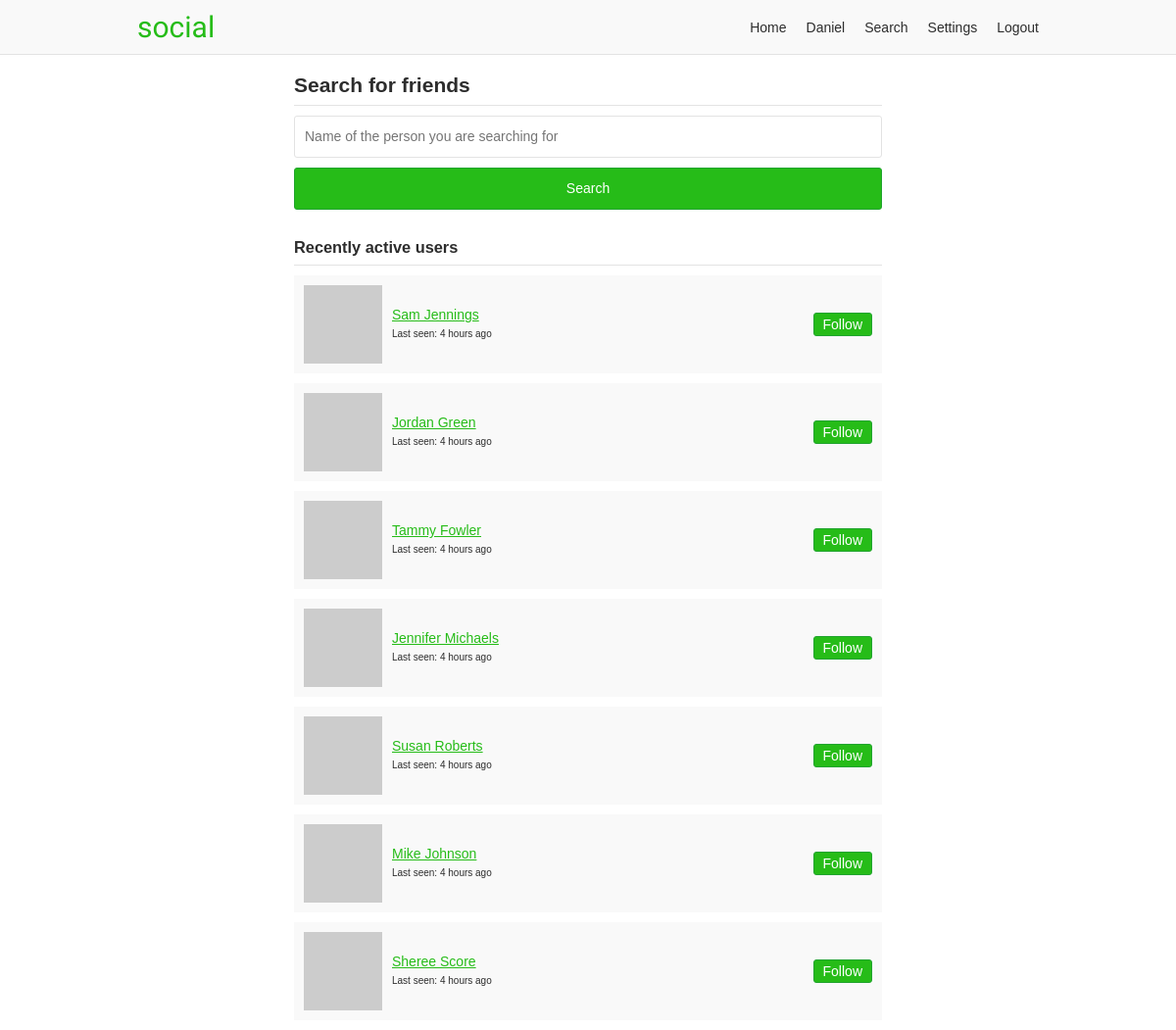
Page /search (signed in) on the committed database.
### app/users/models/user.py (models this page shows, shortened)
class User(UserMixin, db.Model, BaseModel):
    username = db.Column(db.String(35), nullable=False, unique=True)
    email = db.Column(db.String(255), nullable=False, unique=True)
    password = db.Column(db.String(128), nullable=False)
    first_name = db.Column(db.String(35), nullable=False)
    last_name = db.Column(db.String(35), nullable=False)
    about_me = db.Column(db.Text)
    last_seen = db.Column(db.DateTime, default=datetime.utcnow)
    posts_per_page = db.Column(db.Integer, default=10, nullable=False)
    full_name = column_property(first_name + " " + last_name)
    followed = db.relationship(
        'User',
        secondary=followers,
        primaryjoin='followers.c.follower_id == User.id',
        secondaryjoin='followers.c.followed_id == User.id',
        backref=db.backref('followers', lazy='dynamic'),
        lazy='dynamic')
    post_author = db.relationship(
        'Post',
        foreign_keys='Post.author_id',
        backref='author', lazy='dynamic')
    post_recipient = db.relationship(
        'Post',
        foreign_keys='Post.recipient_id',
        backref='recipient', lazy='dynamic')
    def is_following(self, user):
        return self.followed.filter(
            followers.c.followed_id == user.id).count() > 0
    def avatar(self, size):
        digest = md5(self.email.lower().encode('utf-8')).hexdigest()
        return 'https://www.gravatar.com/avatar/{}?d=monsterid&s={}'.format(
            digest, size)

### app/users/views.py (the view)
@users.route('/search', methods=['GET', 'POST'])
@login_required
def search():
    form = SearchForm()
    recent_users = User.query.filter(
        User.active == True, # noqa
        User.id != current_user.id).order_by(
            User.last_seen.desc()).limit(10)
    searchable = '%{}%'.format(request.args.get('search'))
    page = request.args.get('page', 1, type=int)
    search_result = User.query.filter(or_(
        User.first_name.like(searchable),
        User.last_name.like(searchable),
        User.username.like(searchable),
        User.email.like(searchable)
    ))
    search_result_count = search_result.count()
    search_result = search_result.paginate(
        page, current_user.posts_per_page, False)
    return render_template(
        'users/search.html', form=form, search_result=search_result,
        recent_users=recent_users, search_result_count=search_result_count)

### app/users/forms.py
class SearchForm(FlaskForm):
    search = StringField('Search', validators=[DataRequired()])
    submit = SubmitField('Search')

### app/models.py (called while the page is built)
    def commit(self):
        try:
            db.session.add(self)
            db.session.commit()
            return self
        except Exception as E:
            db.session.rollback()
            raise E

### app/users/models/user.py (called while the page is built)
@login.user_loader
def load_user(id):
    return User.query.get(int(id))

### app/users/views.py (called while the page is built)
@users.before_request
def before_request():
    if current_user.is_authenticated:
        if not current_user.active:
            return redirect(url_for('static_views.logout'))
        current_user.last_seen = datetime.utcnow()
        current_user.commit()

### app/templates/users/search.html (shortened to what this page needs)
{% extends "/base.html" %}
{% from "/_macros.html" import render_search_pagination %}
{% block content %}
<div class="search-container">
  <h2 class="page-sub-title">Search for friends</h2>
  <form class="search-form" method="get" novalidate>
    {% if request.args.get('search') %}
    {{ form.search(value=request.args.get('search')) }}
    {% else %}
    {{ form.search(placeholder="Name of the person you are searching for") }}
    {% endif %}
    {{ form.submit }}
  </form>
  {% if request.args.get('search') %}
    <h3 class="page-sub-title">
      Displaying {{ search_result_count }} results for: {{ request.args.get('search') }}
    </h3>
    {% if search_result.items %}
    <ul class="list-users">
      {% for list_user in search_result.items %}
      {% include "/users/_list-user.html" %}
      {% endfor %}
    </ul>
    {% else %}
    <p class="card">Sorry, no results were found.</p>
    {% endif %}
  {% else %}
    <h3 class="page-sub-title">Recently active users</h3>
    {% if recent_users %}
    <ul class="list-users">
      {% for list_user in recent_users %}
      {% include "/users/_list-user.html" %}
      {% endfor %}
    </ul>
    {% else %}
    <p class="card">Sorry, nothing to display.</p>
    {% endif %}
  {% endif %}
</div>
{% endblock %}

### app/templates/base.html (shortened to what this page needs)
<!doctype html>
<html lang="en">
<head>
  <link rel="stylesheet" href="{{ url_for('static', filename='css/layout.css') }}">
</head>
<body>
<div class="header-container">
  <header class="site-header responsive-container">
    <h1 class="branding"><a href="{{ url_for('static_views.index') }}">{{ APP_NAME }}</a></h1>
    {% if current_user.is_authenticated %}
    <ul class="primary-nav">
      <li><a href="{{ url_for('users.home') }}">Home</a></li>
      <li><a href="{{ url_for('users.profile', username=current_user.username) }}">{{ current_user.first_name }}</a></li>
      <li><a href="{{ url_for('users.search') }}">Search</a></li>
      <li><a href="{{ url_for('users.settings_account') }}">Settings</a></li>
      <li><a href="{{ url_for('static_views.logout') }}">Logout</a></li>
    </ul>
    {% endif %}
  </header>
</div>
<div class="responsive-container">
{% block content %}
{% endblock %}
</div>
</body>
</html>

### app/templates/users/_list-user.html
<li>
  <img src="{{ list_user.avatar(40) }}">
  <div class="list-user-info">
    <a href="{{ url_for('users.profile', username=list_user.username) }}">
      {{ list_user.full_name }}
    </a>
    <p class="last-seen">
      Last seen: {{ moment(list_user.last_seen).fromNow() }}
    </p>
  </div>
  {% if current_user != list_user %}
    {% if current_user.is_following(list_user) %}
    <a class="button" href="{{ url_for('users.user_action', username=list_user.username, action='unfollow') }}">
      Unfollow
    </a>
    {% else %}
    <a class="button" href="{{ url_for('users.user_action', username=list_user.username, action='follow') }}">
      Follow
    </a>
    {% endif %}
  {% endif %}
</li>

### app/static/css/layout.css (style rules this page uses)
:root { --green: #26bc18; --dark-green: #21a42f; --light-gray: #f9f9f9; --dark-gray: #e3e3e3; --light-green: #e9ffe0; --green-border: #c9ffb2; --green-text: #335922; --text-color: #2d2d2d; --white: #fff; --red: #cc0000; }
*, *::before, *::after { box-sizing: border-box; }
html { font-family: sans-serif; font-size: 62.5%; }
article, aside, figcaption, figure, footer, header, hgroup, main, nav, section { display: block; }
body { margin: 0; color: var(--text-color); font-size: 1.4rem; line-height: 1; }
h1, h2, h3, h4, h5, h6 { margin: 0 0 10px 0; }
p, ol, ul, dl { margin: 0 0 10px 0; padding: 0; }
p { line-height: 1.5; }
img { display: block; }
ol, ul { list-style: none; }
a, a:link { color: var(--green); ext-decoration: none; }
.page-sub-title { padding-bottom: 10px; border-bottom: 1px solid var(--dark-gray); }
.button, .button:link { display: block; padding: 4px 9px; text-align: center; background-color: var(--green); border: 1px solid var(--dark-green); border-radius: 3px; color: var(--white); text-decoration: none; }
.responsive-container { margin: 0 auto; max-width: 960px; padding: 0 20px; }
input, textarea { display: inline-block; padding: 10px; width: 100%; border: 1px solid var(--dark-gray); border-radius: 3px; font-family: inherit; font-size: inherit; line-height: 1.5; }
input[type=submit] { margin-bottom: 10px; background-color: var(--green); border-color: var(--dark-green); color: var(--white); }
.header-container { margin-bottom: 20px; background-color: var(--light-gray); border-bottom: 1px solid var(--dark-gray); }
.header-container .site-header { align-items: center; display: flex; }
.branding { margin: 0; padding: 10px 0; }
.branding a { font: 30px "Fredoka One"; text-decoration: none; }
.primary-nav { display: flex; margin: 0 0 0 auto; }
.primary-nav li { padding: 0 10px; }
.primary-nav li:last-child { padding-right: 0; }
.primary-nav a { color: var(--text-color); text-decoration: none; }
.list-users { margin-bottom: 0; }
.list-users > li { align-items: center; display: flex; margin-bottom: 10px; padding: 10px; position: relative; background-color: var(--light-gray); }
.list-users > li > a { margin: 0 auto 0; position: absolute; right: 10px; }
.list-user-info { margin-left: 10px; }
.list-user-info > a { display: block; margin-bottom: 5px; }
.list-user-info .last-seen { margin-bottom: 0; font-size: 1rem; }
.search-container > form { margin-bottom: 20px; }
.search-form > input { margin-bottom: 10px; }
@media (min-width: 768px) { .search-container { margin: 0 auto; max-width: 600px; } }

### rows in the picture
User: first_name "Daniel"
User: full_name "Sam Jennings", last_seen "4 hours ago"
User: full_name "Jordan Green", last_seen "4 hours ago"
User: full_name "Tammy Fowler", last_seen "4 hours ago"
User: full_name "Jennifer Michaels", last_seen "4 hours ago"
User: full_name "Susan Roberts", last_seen "4 hours ago"
User: full_name "Mike Johnson", last_seen "4 hours ago"
User: full_name "Sheree Score", last_seen "4 hours ago"

### other values in the picture
{{ APP_NAME }} "social"
